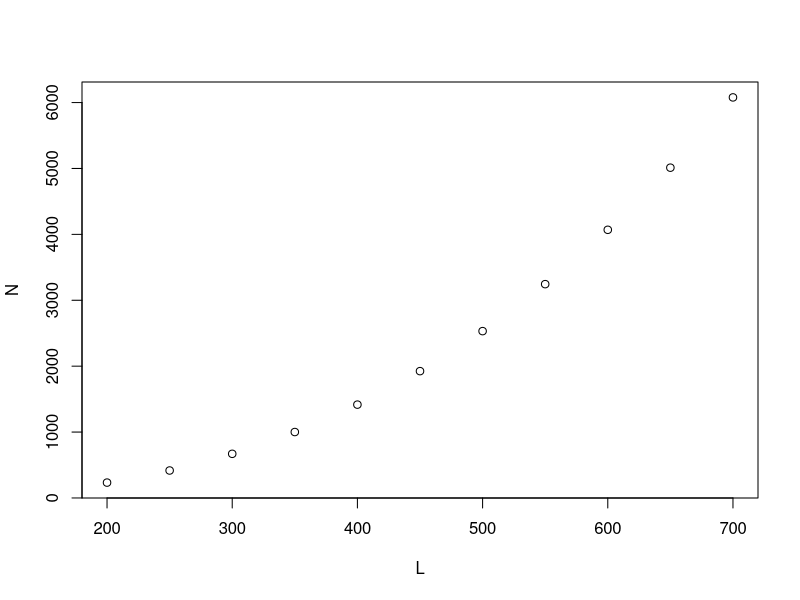

Write the R code that produced this figure.
# https://sci-hub.tw/https://onlinelibrary.wiley.com/doi/abs/10.1111/j.1095-8649.1999.tb00716.x

W = 50 # somatic weight in grams 
log.Fecundity = 0.970 * log(W) + 1.303; log.Fecundity
exp(log.Fecundity)

# freshwater
FW.fec <- 0.836 * log(W) + 1.735  
exp(FW.fec)

#' http://www.freshwaterlife.org/projects/media/projects/images/1/50094_ca_object_representations_media_163_original.pdf
#' Erriff O'Farrell 1989
# log10(a) = -3.622
a = 0.000238781
b = 2.603
L = seq(200, 700, by = 50) # mm
L
N = a * L ^ b
N
N/50
plot(L,N)

# mean 
2.7514 * log10(L) - 4.0624
10^ (2.7514 * log10(L) - 4.0624)



#https://www.int-res.com/articles/aei2016/8/q008p675.pdf
# Length is in cm
Length = 30
eggs = 60.67 * Length - 1238.49
eggs
